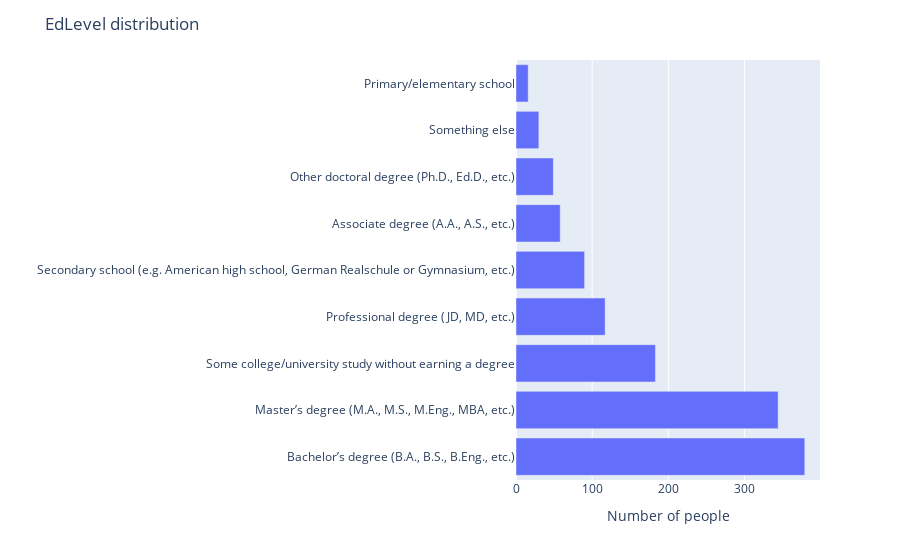

Notebook code for this chart:
### Code cell
fig = px.bar(df21, x=df21.EdLevel.value_counts(), y=df21.EdLevel.value_counts().index)
fig.update_layout(
    title="EdLevel distribution",
    xaxis_title="Number of people",
    yaxis_title="")
fig.show()

### Figure 1 — Plotly figure (JSON) as saved in the notebook; plotly's stock layout.template omitted (floating-point values rounded to 4 significant figures)
{"data": [{"alignmentgroup": "True", "hovertemplate": "x=%{x}<br>y=%{y}<extra></extra>", "legendgroup": "", "marker": {"color": "#636efa", "pattern": {"shape": ""}}, "name": "", "offsetgroup": "", "orientation": "h", "showlegend": false, "textposition": "auto", "type": "bar", "x": [379, 344, 183, 117, 90, 58, 49, 30, 16], "xaxis": "x", "y": ["Bachelor’s degree (B.A., B.S., B.Eng., etc.)", "Master’s degree (M.A., M.S., M.Eng., MBA, etc.)", "Some college/university study without earning a degree", "Professional degree (JD, MD, etc.)", "Secondary school (e.g. American high school, German Realschule or Gymnasium, etc.)", "Associate degree (A.A., A.S., etc.)", "Other doctoral degree (Ph.D., Ed.D., etc.)", "Something else", "Primary/elementary school"], "yaxis": "y"}], "layout": {"autosize": true, "barmode": "relative", "legend": {"tracegroupgap": 0}, "margin": {"t": 60}, "title": {"text": "EdLevel distribution"}, "xaxis": {"anchor": "y", "autorange": true, "domain": [0, 1], "range": [0, 398.9], "title": {"text": "Number of people"}, "type": "linear"}, "yaxis": {"anchor": "x", "autorange": true, "domain": [0, 1], "range": [-0.5, 8.5], "title": {"text": ""}, "type": "category"}}}
